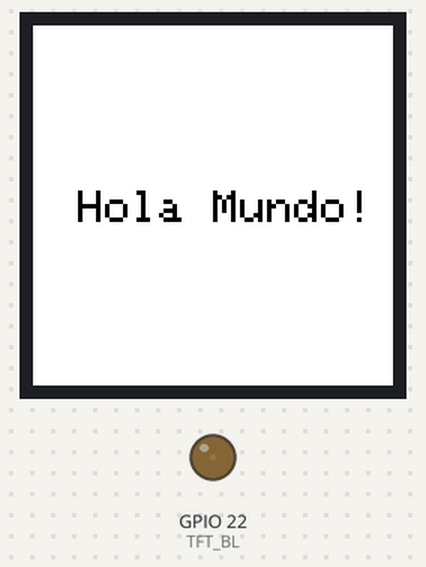
Simulated run of this sketch. Board: ESP32. On the bench: 240×240 colour display, output pins drawn as LEDs (lit = HIGH).

Above: at 0.32 s.
At 3.03 s:
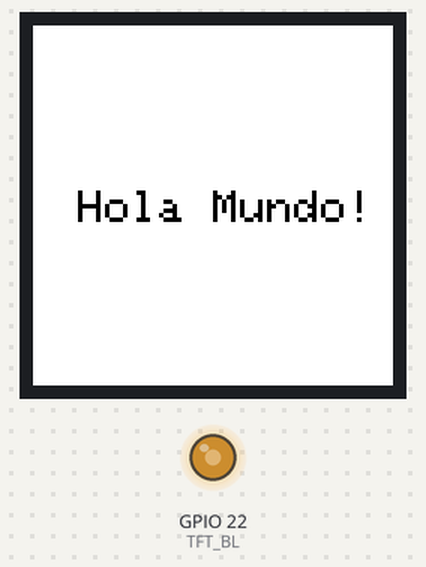
At 4.53 s:
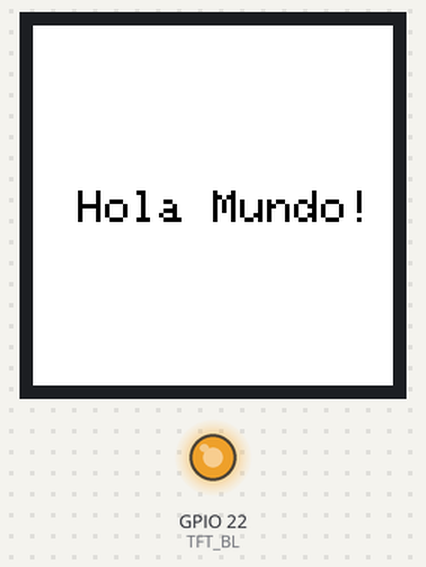
At 9.03 s:
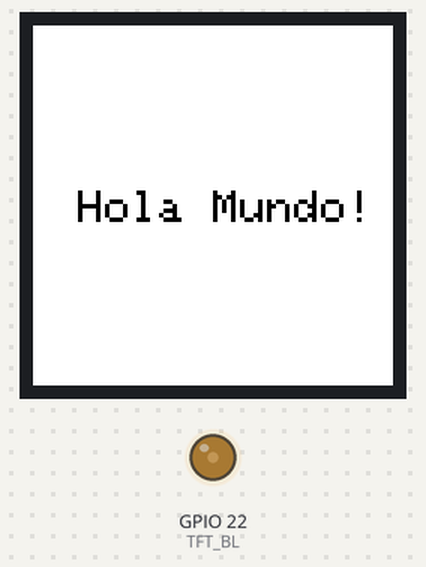
Timing chart, 0 to 40.0 s (numbered marks = the images above):
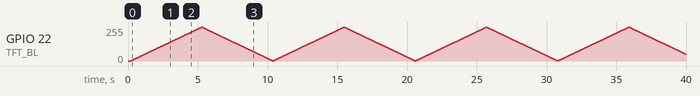

The sketch:

ControlDeIluminacion.ino
```cpp
/*******************************************************************************

  *  Áster Electrónica
  *  Display Circular GC9A01 240x240.
  *  Ejemplo 'Hola Mundo Random' para ESP32 DevKit
  *  Abstract: En este ejemplo aparecerá el mensaje 'Hola Mundo' de manera fija, pero
  *  el pin 22 tendra una señal PWM para aumentar y disminuir el brillo de la pantalla.
  *  Modificado y comentado por Miguel AngelLo.
  *  Conexiones físicas:
  *  Esp32 DevKit | Display Circular
  *   3.3V ó Vin -> VCC
  *          GND -> GND
  *          D18 -> SCL
  *          D23 -> SDA
  *          D33 -> RST
  *          D27 -> DC
  *          D5  -> CS
  *          D22 -> BL
  *
  * IMPORTANTE:
  * Deberás contar con la biblioteca 'Arduino_GFX_Library' instalada en tu Arduino IDE
  * puedes descargarla en el siguiente enlace
  * https://github.com/moononournation/Arduino_GFX

********************************************************************************/

#include <Arduino_GFX_Library.h>
/* Para más información sobre la declaración del display y la tarjeta de control consulta:
https://github.com/moononournation/Arduino_GFX/wiki/Dev-Device-Declaration */
#if defined(DISPLAY_DEV_KIT)
Arduino_GFX *gfx = create_default_Arduino_GFX();
#else /* !defined(DISPLAY_DEV_KIT) */

/* Configuramos el tipo de Bus de Datos que usaremos, en este caso será Hardware SPI del ESP32 DevKit
para más información consulte:
https://github.com/moononournation/Arduino_GFX/wiki/Data-Bus-Class */
Arduino_DataBus *bus = new Arduino_ESP32SPI(27 /* DC */, 5 /* CS */, 18 /* SCK */, 23 /* MOSI */, -1 /* MISO */, VSPI /* spi_num */);

/* Configuramos el controlador de la pantalla, en este caso es el CI GC9A01
para más información consulte:
https://github.com/moononournation/Arduino_GFX/wiki/Display-Class */
Arduino_GFX *gfx = new Arduino_GC9A01(bus, 33 /* RST */, 2 /* rotation */, true /* IPS */);

#endif /* !defined(DISPLAY_DEV_KIT) */
/*******************************************************************************
 * Aquí termina el bloque de configuración de nuestro Display Circular GC9A01 para ESP32 DevKit
 ******************************************************************************/

//Declaramos el D22 del DevKit para controlar la retroiluminacion del display
#define TFT_BL 22

//Declaramos los ajustes del control PWM, como el canal 0, la resolución a 8 bits y la frecuencia de 1KHz.
#define PWM1_Ch    0
#define PWM1_Res   8
#define PWM1_Freq  1000

//Declaramos la variable que almacenará el ciclo de trabajo del PWM como variable global.
int PWM1_DutyCycle = 0;

void setup(void)
{
    //Inicializamos la comunicación
    gfx->begin();
    //Colocamos un fondo de color blanco
    gfx->fillScreen(WHITE);

  //Inicializamos el pin con las configuraciones para el PWM
  ledcAttachPin(TFT_BL/*Pin D22*/, PWM1_Ch/*Canal 0*/);
  ledcSetup(PWM1_Ch/*Canal 0*/, PWM1_Freq/*1KHz*/, PWM1_Res/*8bits*/);
}

void loop()
{
    //Colocamos el cursor en la posición 10,10
    gfx->setCursor(30, 110);
    //Ajustamos el tamaño de la escala x,y a 3 sin margen de pixel
    gfx->setTextSize(3/* x scale */,3/* y scale */,0/* pixel_margin */);
    //Declaramos el siguiente texto en rojo (se pueden usar colores hexadecimales)
    gfx->setTextColor(BLACK);
    //Envíamos una cadena de texto
    gfx->println("Hola Mundo!");
    //En este ciclo incrementamos gradualmente la intensidad de 0 a 255 valores
    while(PWM1_DutyCycle < 255)
  {
    ledcWrite(PWM1_Ch, PWM1_DutyCycle++);
    delay(20);
  }
  //En este ciclo reducimos gradualmente la intensidad de 255 a 0 y el ciclo se repite.
  while(PWM1_DutyCycle > 0)
  {
    ledcWrite(PWM1_Ch, PWM1_DutyCycle--);
    delay(20);
  }
}
```
